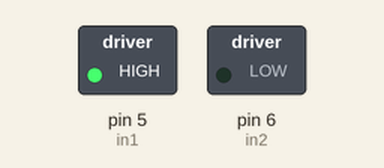
This sketch was run on a simulated Arduino Uno, built with avr-gcc and run on an emulated ATmega328P. Shown: switched loads named in the sketch (green lamp = pin HIGH).

Above: at 2.5 s.
At 12.5 s:
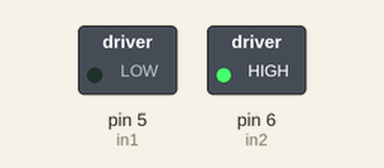
At 17.5 s:
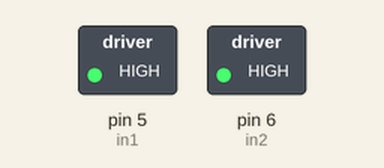
Timing chart, 0 to 26.0 s (numbered marks = the images above):
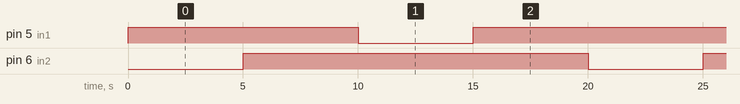

The sketch:

Motor_basics.ino
```cpp
/* This code, spin the motor CW for 5 seconde, break for 5 seconds, spin CCW for 5 seconds, break and so on. */

  int in1 = 5;
int in2 = 6;
void setup() {
  // Set the 'output' pins
    pinMode(in1, OUTPUT);
    pinMode(in2, OUTPUT);
}
void loop() {
  // Spin CW for 5 seconds
  digitalWrite (in1, HIGH);
  digitalWrite (in2, LOW);
  delay(5000);
  //Break for 5 seconds
  digitalWrite (in1, HIGH);
  digitalWrite (in2, HIGH);
  delay(5000);
  //spin CCW for 5 seconds
  digitalWrite (in1, LOW);
  digitalWrite (in2, HIGH);
  delay(5000);
  //Break again for 5 seconds (if needed)
  digitalWrite (in1, HIGH);
  digitalWrite (in2, HIGH);
  delay(5000);
}
```

Measured:
- by itself, pin 5 (in1): repeats every 20.0 s: LOW 5.0 s, HIGH 15.0 s
- by itself, pin 6 (in2): alternates HIGH for 15.0 s and LOW for 5.0 s
- by itself, everything shown: repeats every 20.0 s, in 4 steps
